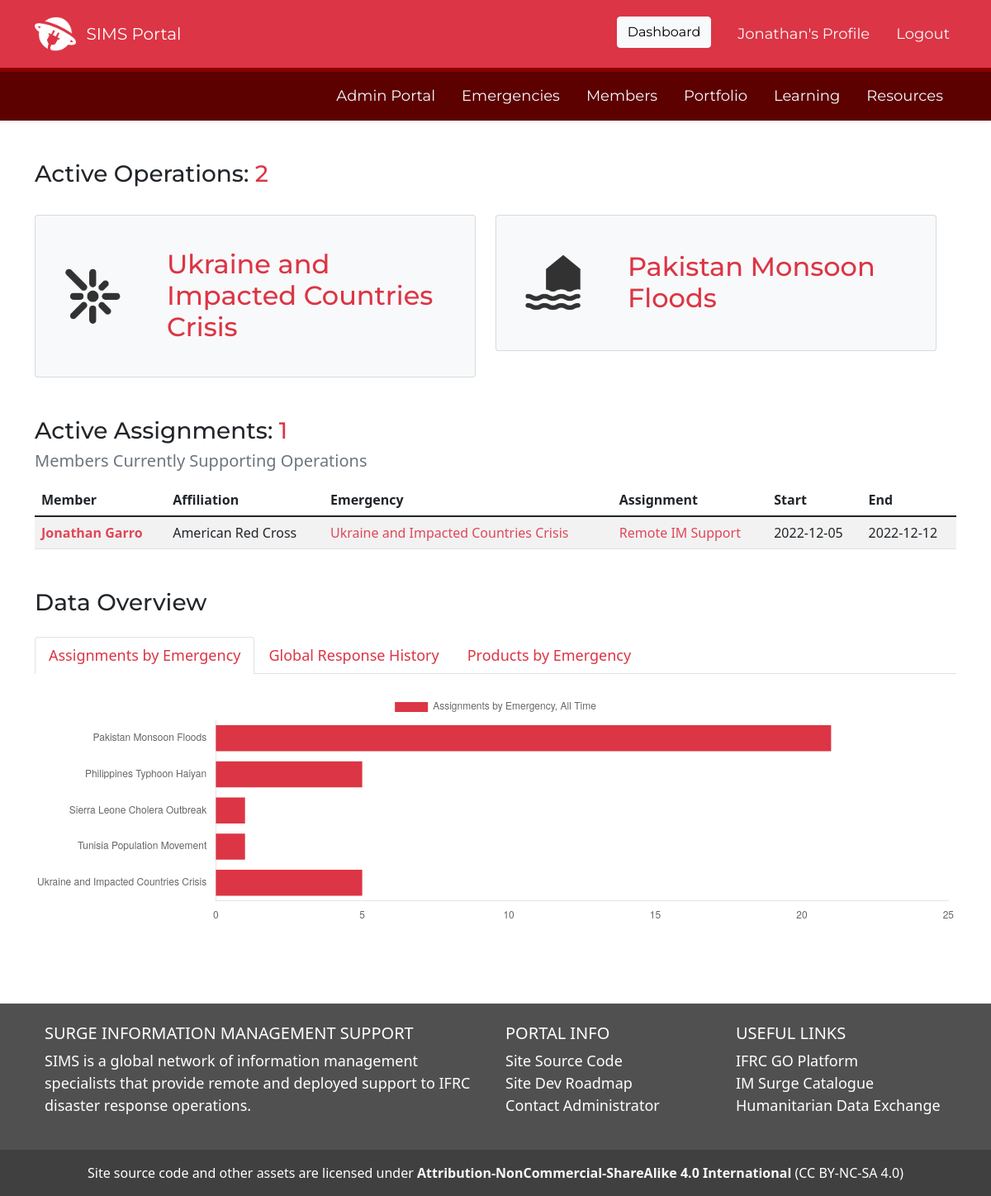
Page /dashboard (signed in) on the earlier database version.
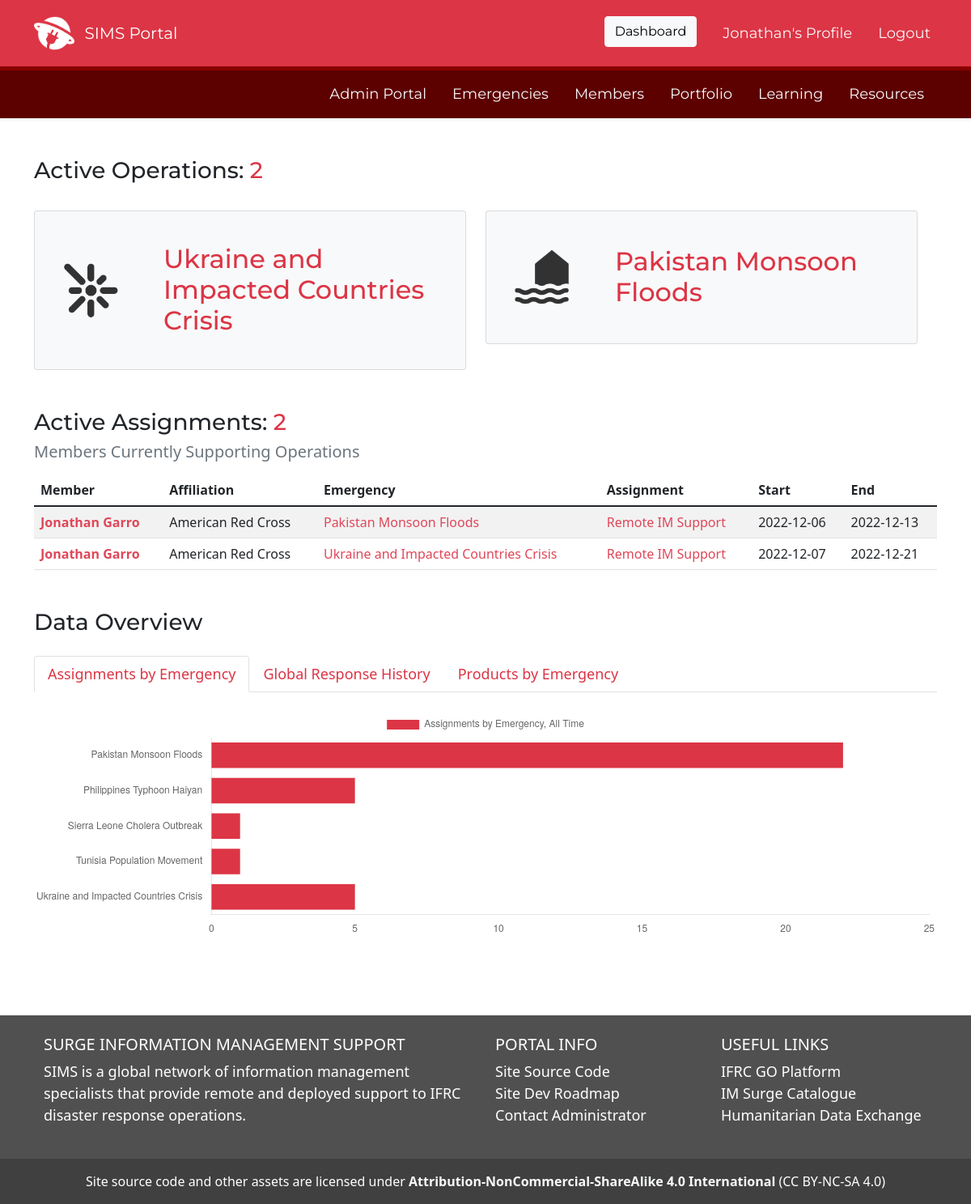
Same page on the later database version.
### SIMS_Portal/models.py (models this page shows, shortened)
class Emergency(db.Model):
	__tablename__ = 'emergency'
	id = db.Column(db.Integer, primary_key=True)
	emergency_name = db.Column(db.String(100), nullable=False)
	emergency_status = db.Column(db.String(100), nullable=False, default='Active')
	emergency_glide = db.Column(db.String(20))
	emergency_go_id = db.Column(db.Integer)
	emergency_location_id = db.Column(db.Integer)
	emergency_review_id = db.Column(db.Integer)
	activation_details = db.Column(db.String(1000))
	slack_channel = db.Column(db.String)
	dropbox_url = db.Column(db.String)
	trello_url = db.Column(db.String)
	emergency_type_id = db.Column(db.Integer, db.ForeignKey('emergencytype.id'))
	emergency_products = db.relationship('Portfolio', backref='emergency_response', lazy=True)
	reviews = db.relationship('Review', backref='related_operation', lazy=True)
	assigned_to = db.relationship('Assignment', backref='assigned_emergency', lazy=True)
	story_id = db.relationship('Story', backref='associated_story', lazy=True)
	created_at = db.Column(db.DateTime, server_default=func.now())
	updated_at = db.Column(db.DateTime, onupdate=func.now())

class EmergencyType(db.Model):
	__tablename__ = 'emergencytype'
	id = db.Column(db.Integer, primary_key=True)
	emergency_type_go_id = db.Column(db.Integer)
	emergency_type_name = db.Column(db.String)
	emergencies = db.relationship('Emergency', backref='emergencies_of_type')
	created_at = db.Column(db.DateTime, server_default=func.now())
	updated_at = db.Column(db.DateTime, onupdate=func.now())

class Assignment(db.Model):
	__tablename__ = 'assignment'
	id = db.Column(db.Integer, primary_key=True)
	role = db.Column(db.String(100))
	start_date = db.Column(db.Date, nullable=False, default=datetime.utcnow)
	end_date = db.Column(db.Date, nullable=False)
	remote = db.Column(db.Boolean)
	assignment_details = db.Column(db.String(1000))
	assignment_status = db.Column(db.String(100), default='Active')
	availability = db.Column(db.String)
	products = db.relationship('Portfolio', backref='assignment', lazy=True)
	learning = db.relationship('Learning', backref='assignment', uselist=False)
	user_id = db.Column(db.Integer, db.ForeignKey('user.id'))
	emergency_id = db.Column(db.Integer, db.ForeignKey('emergency.id'), default=0)
	created_at = db.Column(db.DateTime, server_default=func.now())
	updated_at = db.Column(db.DateTime, onupdate=func.now())

class User(db.Model, UserMixin):
	__tablename__ = 'user'
	id = db.Column(db.Integer, primary_key=True)
	firstname = db.Column(db.String(40), nullable=False)
	lastname = db.Column(db.String(40), nullable=False)
	status = db.Column(db.String(20), default='Pending')
	birthday = db.Column(db.Date)
	email = db.Column(db.String(120), unique=True, nullable=False)
	password = db.Column(db.String(60), nullable=False)
	molnix_id = db.Column(db.Integer)
	job_title = db.Column(db.String(120))
	unit = db.Column(db.String(120))
	bio = db.Column(db.Text)
	is_admin = db.Column(db.Boolean, default=False)
	roles = db.Column(db.String(1000))
	languages = db.Column(db.String(1000))
	image_file = db.Column(db.String(20), nullable=False, default='default.png')
	twitter = db.Column(db.String(120))
	slack_id = db.Column(db.String(120))
	github = db.Column(db.String(120))
	linked_in = db.Column(db.String(120))
	messaging_number_country_code = db.Column(db.Integer)
	messaging_number = db.Column(db.Integer)
	ns_id = db.Column(db.Integer, db.ForeignKey('nationalsociety.ns_go_id'))
	assignments = db.relationship('Assignment', backref='assigned_member')
	products = db.relationship('Portfolio', backref='creator', lazy=True)
	skills = db.relationship('Skill', secondary='user_skill', backref='members_with_skill')
	languages = db.relationship('Language', secondary='user_language', backref='members_with_language')
	badges = db.relationship('Badge', secondary='user_badge', backref='members_with_badge')
	working_groups = db.relationship('WorkingGroup', secondary='user_workinggroup', backref='members_with_workinggroup')
	created_at = db.Column(db.DateTime, server_default=func.now())
	updated_at = db.Column(db.DateTime, onupdate=func.now())
	fullname = column_property(firstname + " " + lastname)
	@hybrid_property
	def fullname(self):
		return self.firstname + " " + self.lastname

class NationalSociety(db.Model):
	__tablename__ = 'nationalsociety'
	id = db.Column(db.Integer, primary_key=True)
	ns_name = db.Column(db.String(120), nullable=False)
	country_name = db.Column(db.String(120), nullable=False)
	ns_go_id = db.Column(db.Integer)
	iso2 = db.Column(db.String(2))
	iso3 = db.Column(db.String(3))
	users = db.relationship('User', backref='national_society', lazy=True)
	created_at = db.Column(db.DateTime, server_default=func.now())
	updated_at = db.Column(db.DateTime, onupdate=func.now())

### SIMS_Portal/main/routes.py (the view)
@main.route('/dashboard')
@login_required
def dashboard():
	active_emergencies = db.session.query(Emergency, NationalSociety, EmergencyType).join(NationalSociety, NationalSociety.ns_go_id == Emergency.emergency_location_id).join(EmergencyType, EmergencyType.emergency_type_go_id == Emergency.emergency_type_id).filter(Emergency.emergency_status == 'Active').all()
	count_active_emergencies = db.session.query(Emergency, NationalSociety, EmergencyType).join(NationalSociety, NationalSociety.ns_go_id == Emergency.emergency_location_id).join(EmergencyType, EmergencyType.emergency_type_go_id == Emergency.emergency_type_id).filter(Emergency.emergency_status == 'Active').count()
	todays_date = datetime.today()
	assignments_by_emergency = db.engine.execute("SELECT emergency_name, COUNT(*) as count_assignments FROM emergency JOIN assignment ON assignment.emergency_id = emergency.id WHERE assignment.assignment_status <> 'Removed' GROUP BY emergency_name")
	data_dict_assignments = [x._asdict() for x in assignments_by_emergency]
	labels_for_assignment = [row['emergency_name'] for row in data_dict_assignments]
	values_for_assignment = [row['count_assignments'] for row in data_dict_assignments]
	pending_user_check = db.session.query(User).filter(User.status == 'Pending').all()
	products_by_emergency = db.engine.execute("SELECT emergency_name , COUNT(*) as count_products FROM emergency JOIN portfolio ON portfolio.emergency_id = emergency.id WHERE portfolio.product_status <> 'Removed' GROUP BY emergency_name")
	data_dict_products = [y._asdict() for y in products_by_emergency]
	labels_for_product = [row['emergency_name'] for row in data_dict_products]
	values_for_product = [row['count_products'] for row in data_dict_products]
	count_active_assignments = db.session.query(Assignment, User, Emergency).join(User, User.id==Assignment.user_id).join(Emergency, Emergency.id==Assignment.emergency_id).filter(Assignment.assignment_status=='Active', Assignment.end_date>todays_date).count()
	active_assignments = db.session.query(Assignment, User, Emergency, NationalSociety).join(User, User.id==Assignment.user_id).join(Emergency, Emergency.id==Assignment.emergency_id).join(NationalSociety, NationalSociety.ns_go_id == User.ns_id).filter(Assignment.assignment_status=='Active', Assignment.end_date>todays_date).order_by(Emergency.emergency_name, Assignment.end_date).all()
	most_recent_emergencies = db.session.query(Emergency).order_by(Emergency.created_at.desc()).limit(7).all()
	most_recent_members = db.session.query(User, NationalSociety).join(NationalSociety, NationalSociety.ns_go_id == User.ns_id).filter(User.status == 'Active').order_by(User.created_at.desc()).limit(7).all()
	return render_template('dashboard.html', active_assignments=active_assignments, count_active_assignments=count_active_assignments, most_recent_emergencies=most_recent_emergencies, labels_for_assignment=labels_for_assignment, values_for_assignment=values_for_assignment, labels_for_product=labels_for_product, values_for_product=values_for_product, most_recent_members=most_recent_members, pending_user_check=pending_user_check, active_emergencies=active_emergencies, count_active_emergencies=count_active_emergencies)

### SIMS_Portal/models.py (called while the page is built)
@login_manager.user_loader
def load_user(user_id):
	return User.query.get(int(user_id))

### SIMS_Portal/templates/dashboard.html (shortened to what the changed rows need)
{% extends "layout.html" %}
{% block content %}
	<div class="container">
		<div class="row">
			{% if count_active_emergencies > 0 %}
			<div class="row row-cols-1 row-cols-md-2 g-4" id='active-disaster-dashboard'>
				{% for emergency in active_emergencies %}
				<a href='/emergency/{{emergency.Emergency.id}}'>
				<div class="col d-flex align-items-stretch">
					<div class='card bg-light portfolio-card'>
						<div class="card-body d-flex flex-column">
							<div class='row align-items-center'>
						  		<div class='col-3 p-4'>
							  		<img class="img-fluid" src="/static/assets/img/emergency_types/{{emergency.EmergencyType.emergency_type_name}}.png" />
						  		</div>
						  		<div class='col p-4'>
							  		<h2 class="Montserrat text-danger">{{emergency.Emergency.emergency_name}}</h2>
						  		</div>
							</div>
						</div>
					</div>
				</div>
				</a>
				{% endfor %}
			</div>
			{% endif %}
		</div>
			<div class='mb-5'>
			{% if count_active_assignments == 0 %}
				<h3 class="mt-5 Montserrat">No Active Assignments</h3>
				<h5 class="text-secondary mb-5">It's a good time to work on your skills to be ready for the next SIMS activation! Check out the learning and development section to find useful resources.</h5>
			{% else %}
			<h3 class="mt-5 Montserrat">Active Assignments: <span class='text-danger'>{{count_active_assignments}}</span></h3>
			<h5 class="text-secondary mb-3">Members Currently Supporting Operations</h5>
			<table class='table table-striped table-hover'>
				<thead>
					<tr>
						<th>Member</th>
						<th>Affiliation</th>
						<th>Emergency</th>
						<th>Assignment</th>
						<th>Start</th>
						<th>End</th>
					</tr>
				</thead>
				<tbody>
					{% for assignment in active_assignments %}
						<tr>
							<td class="fw-bold"><a href="/profile/view/{{assignment.Assignment.user_id}}" class='link-danger'>{{assignment.User.firstname}} {{assignment.User.lastname}}</a></td>
							<td>{{assignment.NationalSociety.ns_name}}</td>
							<td><a href="/emergency/{{assignment.Assignment.emergency_id}}" class='link-danger'>{{assignment.Emergency.emergency_name}}</a></td>
							<td><a href='/assignment/{{assignment.Assignment.id}}'>{{assignment.Assignment.role}}</a></td>
							<td>{{assignment.Assignment.start_date}}</td>
							<td>{{assignment.Assignment.end_date}}</td>
						</tr>
					{% endfor %}
				</tbody>
			</table>
			{% endif %}
			</div>
			<div class='mb-5'>
			<div class="tab-content" id="dashboardContent">
			  <div class="tab-pane fade show active" id="assignments-emergency" role="tabpanel" aria-labelledby="assignments-emergency-tab">
				  <br>
				  <canvas id='barChartAssignments' width='1200' height='300'></canvas>
				  <script>
					  var ctx = document.getElementById('barChartAssignments').getContext('2d');
					  var lineChart = new Chart(ctx, {
						  type: 'bar',
						  data: {
							  labels: {{ labels_for_assignment | safe }},
							  datasets: [{
								  label: "Assignments by Emergency, All Time",
								  data: {{ values_for_assignment | safe }},
								  fill: true,
								  backgroundColor: "#dc3545"
							  }]
						  },
						  options: {
							  responsive: true,
							  indexAxis: 'y',
							  scales: {
								  y: {
									  ticks: {
										  stepSize: 1
									  },
									  grid: {
										  display: false
									  }
								  },
								  x: {
									  grid: {
										  display: false
									  }
								  }
							  }
						  }
					  })
				  </script>
			  </div>
					<script>
						var ctx = document.getElementById('barChartProducts').getContext('2d');
						var lineChart = new Chart(ctx, {
							type: 'bar',
							data: {
								labels: {{ labels_for_product | safe }},
								datasets: [{
									label: "Products by Emergency, All Time",
									data: {{ values_for_product | safe }},
									fill: true,
									backgroundColor: "#dc3545"
								}]
							},
							options: {
								responsive: true,
								indexAxis: 'y',
								scales: {
									y: {
										ticks: {
											stepSize: 1
										},
										grid: {
											display: false
										}
									},
									x: {
										grid: {
											display: false
										}
									}
								}
							}
						})
					</script>
			</div>
			</div>
		</div>
{% endblock content %}

Differences in the rows shown:
no longer on this page (row edited): Assignment: User.firstname "Jonathan", User.lastname "Garro", NationalSociety.ns_name "American Red Cross", Emergency.emergency_name "Ukraine and Impacted Countries Crisis", Assignment.role "Remote IM Support", Assignment.start_date "2022-12-05", Assignment.end_date "2022-12-12"
added Assignment: User.firstname "Jonathan", User.lastname "Garro", NationalSociety.ns_name "American Red Cross", Emergency.emergency_name "Pakistan Monsoon Floods", Assignment.role "Remote IM Support", Assignment.start_date "2022-12-06", Assignment.end_date "2022-12-13"
added Assignment: User.firstname "Jonathan", User.lastname "Garro", NationalSociety.ns_name "American Red Cross", Emergency.emergency_name "Ukraine and Impacted Countries Crisis", Assignment.role "Remote IM Support", Assignment.start_date "2022-12-07", Assignment.end_date "2022-12-21"
Other differences:
{{ count_active_assignments }}: "1" → "2"
chart data {{ values_for_assignment | safe }}: [21, 5, 1, 1, 5] → [22, 5, 1, 1, 5]
chart data {{ labels_for_product | safe }}: ['Ukraine and Impacted Countries Crisis'] → ['Pakistan Monsoon Floods', 'Ukraine and Impacted Countries Crisis']
